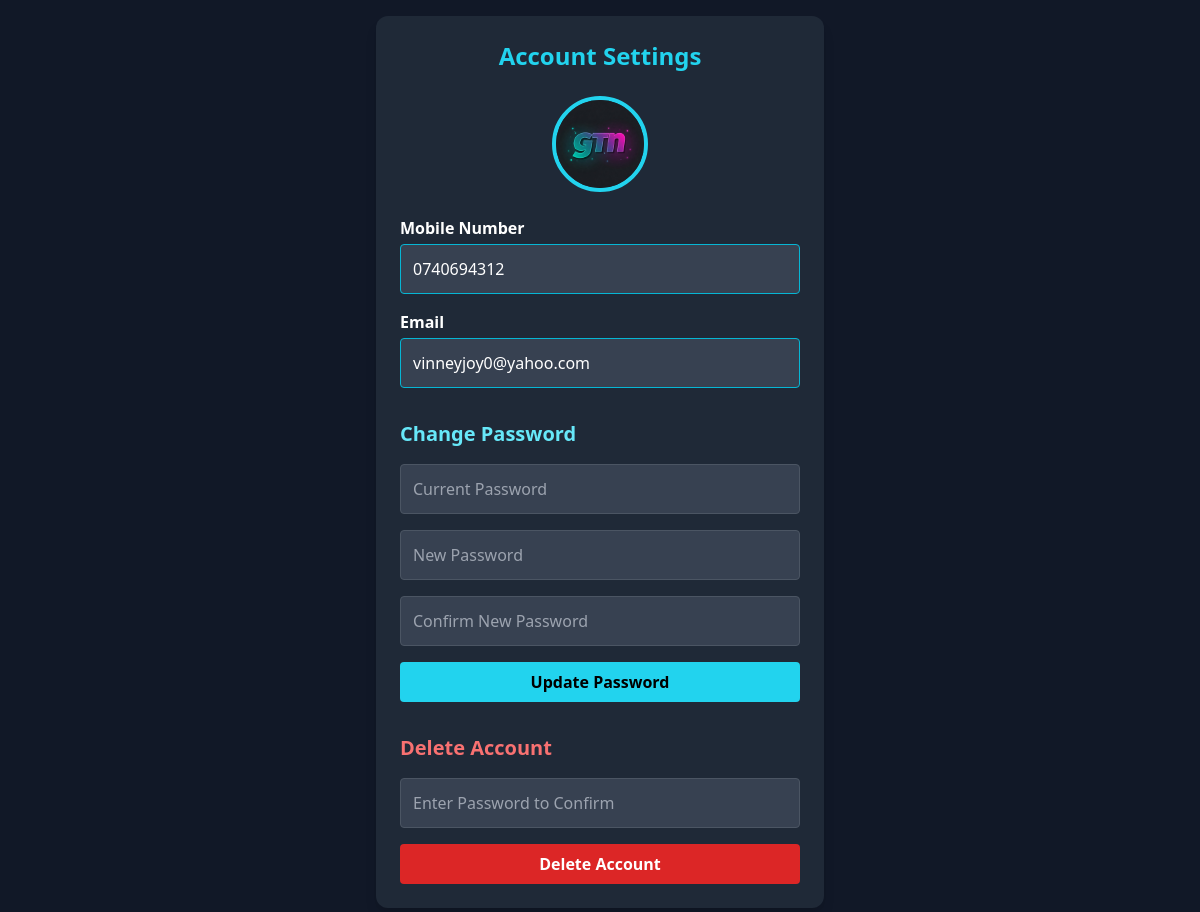
The app's page /account (signed in) with its own data.
### app.py (models this page shows)
class User(db.Model, UserMixin):
    id = db.Column(db.Integer, primary_key=True)
    mobile = db.Column(db.String(10), unique=True, nullable=False)
    email = db.Column(db.String(120), unique=True,  nullable=False)
    password = db.Column(db.String(255), nullable=False)
    role = db.Column(db.String(10), nullable=False, default='user')
    created_at = db.Column(db.DateTime, default=nairobi_time)
    profile_image = db.Column(db.String(255), default='/static/default-profile.png')
    location = db.Column(db.String(255), nullable=True)
    agreed = db.Column(db.Boolean, default=False)
    active = db.Column(db.Boolean, default=True)

### app.py (the view)
@app.route("/account")
@login_required
def account_settings():
    user = User.query.get_or_404(current_user.id)
    return render_template("account.html", user=user)

### app.py (called while the page is built)
@app.before_request
def make_session_permanent():
    session.permanent = True

@app.before_request
def auto_logout_user():
    if current_user.is_authenticated:
        user = User.query.filter_by(id=current_user.id).first()
        if user and user.role != current_user.role:
            logout_user()
            flash("Role has changed. Please log in again.", "error")
            return redirect(url_for('login'))

@login_manager.user_loader
def load_user(user_id):
    return User.query.get(int(user_id))

@app.context_processor
def inject_csrf_token():
    from flask_wtf.csrf import generate_csrf
    return dict(csrf_token=generate_csrf)

### templates/account.html (shortened to what this page needs)
<!DOCTYPE html>
<html lang="en">
<head>
    <script src="https://cdn.tailwindcss.com"></script>
</head>
<body class="bg-gray-900 text-white min-h-screen flex items-center justify-center p-4">
    <div class="w-full max-w-md bg-gray-800 rounded-xl shadow-lg p-6 relative">
        <h2 class="text-2xl font-bold text-cyan-400 mb-6 text-center">Account Settings</h2>
        <div class="flex flex-col items-center mb-6">
            <img src="{{ user.profile_image or '/uploads/default-profile.png' }}" alt="Profile Picture"
                 class="w-24 h-24 rounded-full border-4 border-cyan-400 object-cover">
        </div>
        <form class="space-y-4">
            <div>
                <label class="block font-semibold mb-1">Mobile Number</label>
                <input type="tel" name="mobile" value="{{ user.mobile }}"
                       pattern="^(07|01)[0-9]{8}$" required
                       class="w-full p-3 rounded bg-gray-700 text-white border border-cyan-500 focus:outline-none focus:ring-2 focus:ring-cyan-400">
            </div>
            <div>
                <label class="block font-semibold mb-1">Email</label>
                <input type="email" name="email" value="{{ user.email or 'Not set' }}"
                       required
                       class="w-full p-3 rounded bg-gray-700 text-white border border-cyan-500 focus:outline-none focus:ring-2 focus:ring-cyan-400">
            </div>
        </form>
        <form action="{{ url_for('change_password') }}" method="POST" class="mt-8 space-y-4">
            <h3 class="text-xl font-bold text-cyan-300">Change Password</h3>
            <input type="password" name="current_password" placeholder="Current Password" required
                   class="w-full p-3 rounded bg-gray-700 border border-gray-600 focus:ring-2 focus:ring-cyan-400">
            <input type="password" name="new_password" placeholder="New Password" required
                   class="w-full p-3 rounded bg-gray-700 border border-gray-600 focus:ring-2 focus:ring-cyan-400">
            <input type="password" name="confirm_new_password" placeholder="Confirm New Password" required
                   class="w-full p-3 rounded bg-gray-700 border border-gray-600 focus:ring-2 focus:ring-cyan-400">
            <button type="submit"
                    class="w-full bg-cyan-400 text-black font-semibold py-2 rounded hover:bg-cyan-300 transition">
                Update Password
            </button>
        </form>
        <form action="{{ url_for('delete_account') }}" method="POST" onsubmit="return confirmDelete()" class="mt-8 space-y-4">
            <h3 class="text-xl font-bold text-red-400">Delete Account</h3>
            <input type="password" name="delete_password" placeholder="Enter Password to Confirm" required
                   class="w-full p-3 rounded bg-gray-700 border border-gray-600 focus:ring-2 focus:ring-red-400">
            <button type="submit"
                    class="w-full bg-red-600 text-white font-semibold py-2 rounded hover:bg-red-700 transition">
                Delete Account
            </button>
        </form>
    </div>
</body>
</html>

### records on screen
User: profile_image (picture), mobile "0740694312", email "vinneyjoy0@yahoo.com"
